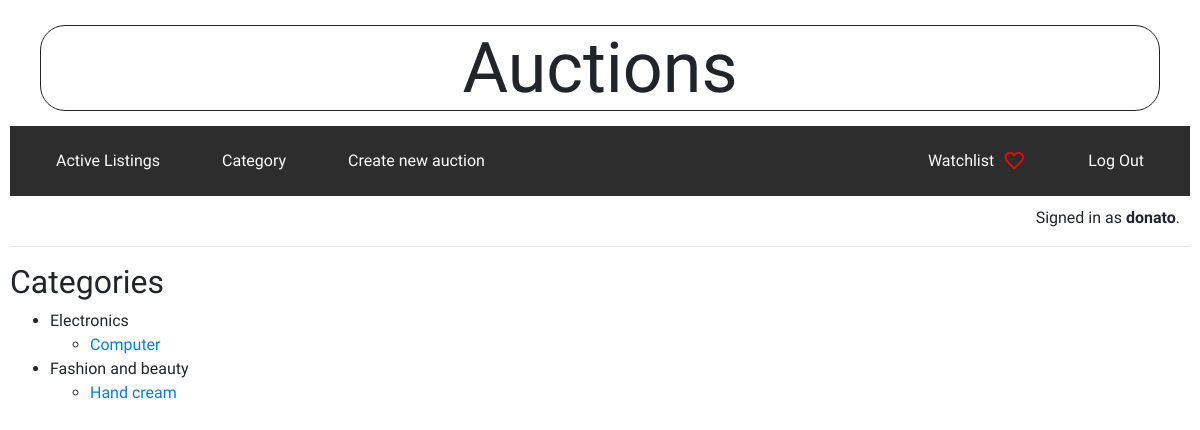
Page /category (signed in) on the committed database.
### auctions/models.py (models this page shows, shortened)
class User(AbstractUser):
    pass

class Auction(models.Model):
    title = models.CharField(max_length=64)
    description = models.TextField(max_length=200, blank=True)
    owner = models.ForeignKey(User, on_delete=models.CASCADE)
    start_bid = models.DecimalField(max_digits=8, decimal_places=2, default=0.00)
    active = models.BooleanField(default=True)
    image = models.ImageField(upload_to='auctions_images/', blank=True)
    category = models.CharField(max_length=64, blank=True)
    date = models.DateField()

### auctions/views.py (the view)
# urls.py: path("category", views.category, name="category")
def category(request):
    auctions = Auction.objects.all()
    categories = {}
    for auction in auctions:
        if auction.category:
            if auction.category not in categories:
                categories[auction.category] = []
            categories[auction.category].append(auction)
    return render(request, "auctions/category.html", {
        "categories": categories
    })

### auctions/templates/auctions/category.html
{% extends 'auctions/layout.html' %}
{% block body %}
<h2>Categories</h2>
    <ul>
    {% for category, auctions in categories.items %}
        <li>{{ category }}</li>
        <ul>
        {% for auction in auctions %}
            <li><a href="{% url 'detail' auction.id %}">{{ auction.title }}</a></li>
        {% endfor %}
        </ul>
    {% endfor %}
    </ul>
{% endblock %}

### auctions/templates/auctions/layout.html (shortened to what this page needs)
{% load static %}
<!DOCTYPE html>
<html lang="en">
    <head>
        <link rel="stylesheet" href="https://stackpath.bootstrapcdn.com/bootstrap/4.4.1/css/bootstrap.min.css">
        <link href="{% static 'auctions/styles.css' %}" rel="stylesheet">
    </head>
    <body>
        <div class="container-fluid">
            <h1>Auctions</h1>
        </div>
        <div class="container-fluid d-flex" id="nav_bar">
            {% if user.is_authenticated %}
            <div class="nav-group d-flex">
                <a class="nav-link" href="{% url 'index' %}">Active Listings</a>
                <a class="nav-link" href="{% url 'category' %}">Category</a>
                <a class="nav-link" href="{% url 'create' %}">Create new auction</a>
            </div>
            <div class="nav-group d-flex">
                <div>
                    <a  id="icon" class="nav-link" href="{% url 'watchlist' %}">Watchlist<span class="material-symbols-outlined">favorite</span>
                    </a>
                 </div>
                <a class="nav-link" href="{% url 'logout' %}">Log Out</a>
            </div>
                {% else %}
            <div class="nav-group d-flex" id="not_login">
                <a class="nav-link" href="{% url 'login' %}">Log In</a>
                <a class="nav-link" href="{% url 'register' %}">Register</a>
            </div>
                {% endif %}
        </div>
        <div id="sign">
            {% if user.is_authenticated %}
                Signed in as <strong>{{ user.username }}</strong>.
            {% else %}
                Not signed in.
            {% endif %}
        </div>
        <hr>
        {% block body %}
        {% endblock %}
    </body>
</html>

### auctions/static/auctions/styles.css (style rules this page uses)
body { padding: 10px; font-family: 'Lexend', sans-serif; font-family: 'Montserrat', sans-serif; font-family: 'Tilt Neon', cursive; }
h1 { text-align: center; margin: 15px; font-size: 70px; border: 1px solid; border-radius: 25px; }
#nav_bar { flex-direction: row; justify-content: space-between; background-color: rgb(45,45,45); }
.nav-link { color: white; margin: 15px; border: 0px; border-radius: 15px; }
#sign { text-align: end; margin: 10px; }
.material-symbols-outlined { color: red; font-variation-settings: 'FILL' 0, 'wght' 400, 'GRAD' 0, 'opsz' 4; margin-left: 8px; }
#icon { display: flex; align-items: center; }

### rows in the picture
User: username "donato"
Auction: category "Electronics", title "Computer"
Auction: category "Fashion and beauty", title "Hand cream"
